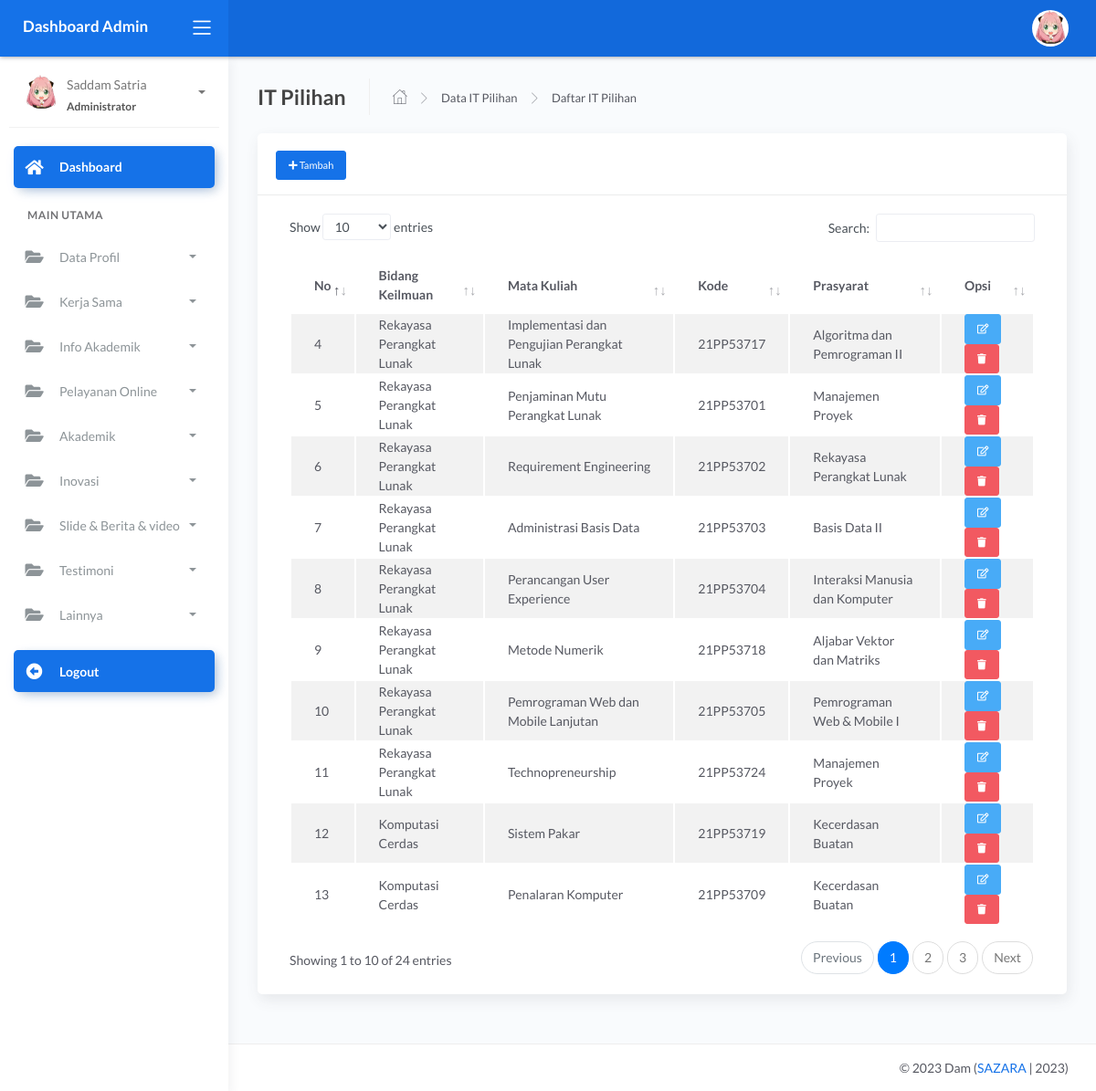
The page /admin/dashboard.php?page=it_pilihan (signed in) on the database its author committed.
### tables this page shows
CREATE TABLE `tb_it_pilihan` (
  `no` int(11) NOT NULL,
  `bidangilmu` varchar(50) NOT NULL,
  `matakuliah` varchar(50) NOT NULL,
  `kode` varchar(50) NOT NULL,
  `prasyarat` varchar(50) NOT NULL
);

### admin/modul/pelayanan_online/kurikulum/it_pilihan/it_pilihan_data.php (the view, shortened to what this page needs)
<div class="page-inner">
          <div class="page-header">
            <h4 class="page-title">IT Pilihan</h4>
            <ul class="breadcrumbs">
              <li class="nav-home">
                <a href="#">
                  <i class="flaticon-home"></i>
                </a>
              </li>
              <li class="separator">
                <i class="flaticon-right-arrow"></i>
              </li>
              <li class="nav-item">
                <a href="#">Data IT Pilihan</a>
              </li>
              <li class="separator">
                <i class="flaticon-right-arrow"></i>
              </li>
              <li class="nav-item">
                <a href="#">Daftar IT Pilihan</a>
              </li>
            </ul>
          </div>
          <div class="row">
            <div class="col-md-12">
              <div class="card">
                <div class="card-header">
                  <div class="card-title">
                     <a href="?page=it_pilihan&act=add" class="btn btn-primary btn-sm text-white"><i class="fa fa-plus"></i> Tambah</a>
                  </div>
                </div>
                <div class="card-body">
                      <div class="table-responsive">
                   <table id="basic-datatables" class="display table table-striped table-hover" >
                    <thead>
                        <tr>
                            <th>No</th>
                            <th>Bidang Keilmuan</th>
                            <th>Mata Kuliah</th>
                            <th>Kode</th>
                            <th>Prasyarat</th>
                            <th>Opsi</th>
                        </tr>
                    </thead>
                    <tbody>
                        <?php
      $guru = mysqli_query($con,"SELECT * FROM tb_it_pilihan ");
                        foreach ($guru as $g) {?>
                        <tr>
                            <td><?= $g['no']?></td>
                            <td><?=$g['bidangilmu'];?></td>
                            <td><?=$g['matakuliah'];?></td>
                            <td><?=$g['kode'];?> </td>
                            <td><?=$g['prasyarat'];?> </td>
                              <td>
              <a class="btn btn-info btn-sm" href="?page=it_pilihan&act=edit&id=<?=$g['no']?>"><i class="far fa-edit"></i></a>
              <a class="btn btn-danger btn-sm" onclick="return confirm('Yakin Hapus Data ??')" href="?page=it_pilihan&act=del&id=<?=$g['no'] ?>"><i class="fas fa-trash"></i>
              </a>
                            </td>
                        </tr>
                    <?php } ?>
                    </tbody>
                </table>
                      </div>
                    </div>
                  </div>
                </div>
</div>
</div>

### admin/dashboard.php (shortened to what this page needs)
<?php
include '../config/db.php';
	?>
<?php
$id_login = @$_SESSION['admin'];
$sql = mysqli_query($con, "SELECT * FROM tb_admin
 WHERE id_admin = '$id_login'") or die(mysqli_error($con));
$data = mysqli_fetch_array($sql);
?>
<!DOCTYPE html>
<html lang="en">
<head>
	<link rel="stylesheet" href="../assets/css/bootstrap.min.css">
	<link rel="stylesheet" href="../assets/css/atlantis.min.css">
	<link rel="stylesheet" href="../assets/css/demo.css">
</head>
<body>
	<div class="wrapper">
		<div class="main-header">
			<div class="logo-header" data-background-color="blue">
				<a href="dashboard.php" class="logo">
					<b class="text-white">Dashboard Admin</b>
				</a>
				<div class="nav-toggle">
					<button class="btn btn-toggle toggle-sidebar">
						<i class="icon-menu"></i>
					</button>
				</div>
			</div>
			<nav class="navbar navbar-header navbar-expand-lg" data-background-color="blue2">
				<div class="container-fluid">
					<ul class="navbar-nav topbar-nav ml-md-auto align-items-center">
						<li class="nav-item dropdown hidden-caret">
							<a class="dropdown-toggle profile-pic" data-toggle="dropdown" href="#"
								aria-expanded="false">
								<div class="avatar-sm">
									<img src="../assets/img/user/<?= $data['foto'] ?>" alt="..."
										class="avatar-img rounded-circle">
								</div>
							</a>
						</li>
					</ul>
				</div>
			</nav>
		</div>
		<div class="sidebar sidebar-style-2">
			<div class="sidebar-wrapper scrollbar scrollbar-inner">
				<div class="sidebar-content">
					<div class="user">
						<div class="avatar-sm float-left mr-2">
							<img src="../assets/img/user/<?= $data['foto'] ?>" alt="..."
								class="avatar-img rounded-circle">
						</div>
						<div class="info">
							<a data-toggle="collapse" href="#collapseExample" aria-expanded="true">
								<span>
									<?= $data['nama_admin'] ?>
									<span class="user-level">Administrator</span>
									<span class="caret"></span>
								</span>
							</a>
						</div>
					</div>
					<ul class="nav nav-primary">
						<li class="nav-item active">
							<a href="dashboard.php" class="collapsed">
								<i class="fas fa-home"></i>
								<p>Dashboard</p>
							</a>
						</li>
						<li class="nav-section">
							<h4 class="text-section">Main Utama</h4>
						</li>
						<li class="nav-item">
							<a data-toggle="collapse" href="#profil">
								<i class="fas fa-folder-open"></i>
								<p>Data Profil</p>
								<span class="caret"></span>
							</a>
						</li>
						<li class="nav-item">
							<a data-toggle="collapse" href="#kerja_sama">
								<i class="fas fa-folder-open"></i>
								<p>Kerja Sama</p>
								<span class="caret"></span>
							</a>
						</li>
						<li class="nav-item">
							<a data-toggle="collapse" href="#info_akademik">
								<i class="fas fa-folder-open"></i>
								<p>Info Akademik</p>
								<span class="caret"></span>
							</a>
						</li>
						<li class="nav-item">
							<a data-toggle="collapse" href="#pelayanan">
								<i class="fas fa-folder-open"></i>
								<p>Pelayanan Online</p>
								<span class="caret"></span>
							</a>
						</li>
						<li class="nav-item">
							<a data-toggle="collapse" href="#akademik">
								<i class="fas fa-folder-open"></i>
								<p>Akademik</p>
								<span class="caret"></span>
							</a>
						</li>
						<li class="nav-item">
							<a data-toggle="collapse" href="#inovasi">
								<i class="fas fa-folder-open"></i>
								<p>Inovasi</p>
								<span class="caret"></span>
							</a>
						</li>
						<li class="nav-item">
							<a data-toggle="collapse" href="#dokumen">
								<i class="fas fa-folder-open"></i>
								<p>Slide & Berita & video</p>
								<span class="caret"></span>
							</a>
						</li>
						<li class="nav-item">
							<a data-toggle="collapse" href="#testi">
								<i class="fas fa-folder-open"></i>
								<p>Testimoni</p>
								<span class="caret"></span>
							</a>
						</li>
						<li class="nav-item">
							<a data-toggle="collapse" href="#download">
								<i class="fas fa-folder-open"></i>
								<p>Lainnya</p>
								<span class="caret"></span>
							</a>
						</li>
						<li class="nav-item active mt-3">
							<a href="index.php" class="collapsed">
								<i class="fas fa-arrow-alt-circle-left"></i>
								<p>Logout</p>
							</a>
						</li>
					</ul>
				</div>
			</div>
		</div>
		<div class="main-panel">
			<div class="content">
				<?php
				$page = @$_GET['page'];
				$act = @$_GET['act'];
				if ($page == 'profil') {
					if ($act == 'sejarah') {
						include 'modul/profil/sejarah/sejarah_data.php';
					} elseif ($act == 'add') {
						include 'modul/profil/sejarah/sejarah_add.php';
					} elseif ($act == 'proses') {
						include 'modul/profil/sejarah/sejarah_proses.php';
					} elseif ($act == 'edit') {
						include 'modul/profil/sejarah/sejarah_edit.php';
					} elseif ($act == 'del') {
						include 'modul/profil/sejarah/sejarah_hapus.php';
					}
				} elseif ($page == 'it_pilihan') {
					if ($act == '') {
						include 'modul/pelayanan_online/kurikulum/it_pilihan/it_pilihan_data.php';
					} elseif ($act == 'add') {
						include 'modul/pelayanan_online/kurikulum/it_pilihan/it_pilihan_add.php';
					} elseif ($act == 'edit') {
						include 'modul/pelayanan_online/kurikulum/it_pilihan/it_pilihan_edit.php';
					} elseif ($act == 'del') {
						include 'modul/pelayanan_online/kurikulum/it_pilihan/it_pilihan_hapus.php';
					} elseif ($act == 'proses') {
						include 'modul/pelayanan_online/kurikulum/it_pilihan/it_pilihan_proses.php';
					}
				} elseif ($page == '') {
					include 'modul/home.php';
				} else {
					echo "<b>Tidak ada Halaman</b>";
				}
				?>
			</div>
			<footer class="footer">
				<div class="container">
					<div class="copyright ml-auto">
						&copy; <?php echo date('Y'); ?> Dam (<a href="index.php">SAZARA</a> | 2023)
					</div>
				</div>
			</footer>
		</div>
	</div>
</body>
</html>

### rows shown on the page
tb_it_pilihan: no "4", bidangilmu "Rekayasa Perangkat Lunak", matakuliah "Implementasi dan Pengujian Perangkat Lunak", kode "21PP53717", prasyarat "Algoritma dan Pemrograman II"
tb_it_pilihan: no "5", bidangilmu "Rekayasa Perangkat Lunak", matakuliah "Penjaminan Mutu Perangkat Lunak", kode "21PP53701", prasyarat "Manajemen Proyek"
tb_it_pilihan: no "6", bidangilmu "Rekayasa Perangkat Lunak", matakuliah "Requirement Engineering", kode "21PP53702", prasyarat "Rekayasa Perangkat Lunak"
tb_it_pilihan: no "7", bidangilmu "Rekayasa Perangkat Lunak", matakuliah "Administrasi Basis Data", kode "21PP53703", prasyarat "Basis Data II"
tb_it_pilihan: no "8", bidangilmu "Rekayasa Perangkat Lunak", matakuliah "Perancangan User Experience", kode "21PP53704", prasyarat "Interaksi Manusia dan Komputer"
tb_it_pilihan: no "9", bidangilmu "Rekayasa Perangkat Lunak", matakuliah "Metode Numerik", kode "21PP53718", prasyarat "Aljabar Vektor dan Matriks"
tb_it_pilihan: no "10", bidangilmu "Rekayasa Perangkat Lunak", matakuliah "Pemrograman Web dan Mobile Lanjutan", kode "21PP53705", prasyarat "Pemrograman Web & Mobile I"
tb_it_pilihan: no "11", bidangilmu "Rekayasa Perangkat Lunak", matakuliah "Technopreneurship", kode "21PP53724", prasyarat "Manajemen Proyek"
tb_it_pilihan: no "12", bidangilmu "Komputasi Cerdas", matakuliah "Sistem Pakar", kode "21PP53719", prasyarat "Kecerdasan Buatan"
tb_it_pilihan: no "13", bidangilmu "Komputasi Cerdas", matakuliah "Penalaran Komputer", kode "21PP53709", prasyarat "Kecerdasan Buatan"

### other values the page prints
$data['nama_admin'] "Saddam Satria"
